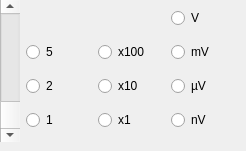
              <widget class="QWidget" name="SensitivityShear">
               <attribute name="title">
                <string>Sensitivity</string>
               </attribute>
               <widget class="QScrollBar" name="SensShearSlider">
                <property name="geometry">
                 <rect>
                  <x>0</x>
                  <y>0</y>
                  <width>20</width>
                  <height>142</height>
                 </rect>
                </property>
                <property name="sizePolicy">
                 <sizepolicy hsizetype="Fixed" vsizetype="MinimumExpanding">
                  <horstretch>0</horstretch>
                  <verstretch>0</verstretch>
                 </sizepolicy>
                </property>
                <property name="baseSize">
                 <size>
                  <width>20</width>
                  <height>142</height>
                 </size>
                </property>
                <property name="maximum">
                 <number>26</number>
                </property>
                <property name="pageStep">
                 <number>1</number>
                </property>
                <property name="orientation">
                 <enum>Qt::Orientation::Vertical</enum>
                </property>
                <property name="invertedAppearance">
                 <bool>true</bool>
                </property>
                <property name="invertedControls">
                 <bool>false</bool>
                </property>
               </widget>
               <widget class="QWidget" name="SensShearGrid" native="true">
                <property name="geometry">
                 <rect>
                  <x>26</x>
                  <y>0</y>
                  <width>211</width>
                  <height>142</height>
                 </rect>
                </property>
                <property name="sizePolicy">
                 <sizepolicy hsizetype="MinimumExpanding" vsizetype="MinimumExpanding">
                  <horstretch>0</horstretch>
                  <verstretch>0</verstretch>
                 </sizepolicy>
                </property>
                <property name="baseSize">
                 <size>
                  <width>185</width>
                  <height>142</height>
                 </size>
                </property>
                <layout class="QGridLayout" name="gridLayout_7">
                 <item row="2" column="0">
                  <widget class="QRadioButton" name="SensShear2">
                   <property name="text">
                    <string>2</string>
                   </property>
                   <property name="autoExclusive">
                    <bool>false</bool>
                   </property>
                  </widget>
                 </item>
                 <item row="1" column="1">
                  <widget class="QRadioButton" name="SensShearx100">
                   <property name="text">
                    <string>x100</string>
                   </property>
                   <property name="autoExclusive">
                    <bool>false</bool>
                   </property>
                  </widget>
                 </item>
                 <item row="0" column="2">
                  <widget class="QRadioButton" name="SensShearV">
                   <property name="text">
                    <string>V</string>
                   </property>
                   <property name="autoExclusive">
                    <bool>false</bool>
                   </property>
                  </widget>
                 </item>
                 <item row="2" column="2">
                  <widget class="QRadioButton" name="SensShearmicroV">
                   <property name="text">
                    <string>µV</string>
                   </property>
                   <property name="autoExclusive">
                    <bool>false</bool>
                   </property>
                  </widget>
                 </item>
                 <item row="2" column="1">
                  <widget class="QRadioButton" name="SensShearx10">
                   <property name="text">
                    <string>x10</string>
                   </property>
                   <property name="autoExclusive">
                    <bool>false</bool>
                   </property>
                  </widget>
                 </item>
                 <item row="1" column="2">
                  <widget class="QRadioButton" name="SensShearmV">
                   <property name="text">
                    <string>mV</string>
                   </property>
                   <property name="autoExclusive">
                    <bool>false</bool>
                   </property>
                  </widget>
                 </item>
                 <item row="3" column="1">
                  <widget class="QRadioButton" name="SensShearx1">
                   <property name="text">
                    <string>x1</string>
                   </property>
                   <property name="autoExclusive">
                    <bool>false</bool>
                   </property>
                  </widget>
                 </item>
                 <item row="3" column="2">
                  <widget class="QRadioButton" name="SensShearnV">
                   <property name="text">
                    <string>nV</string>
                   </property>
                   <property name="autoExclusive">
                    <bool>false</bool>
                   </property>
                  </widget>
                 </item>
                 <item row="3" column="0">
                  <widget class="QRadioButton" name="SensShear1">
                   <property name="text">
                    <string>1</string>
                   </property>
                   <property name="autoExclusive">
                    <bool>false</bool>
                   </property>
                  </widget>
                 </item>
                 <item row="1" column="0">
                  <widget class="QRadioButton" name="SensShear5">
                   <property name="text">
                    <string>5</string>
                   </property>
                   <property name="autoExclusive">
                    <bool>false</bool>
                   </property>
                  </widget>
                 </item>
                </layout>
               </widget>
              </widget>
